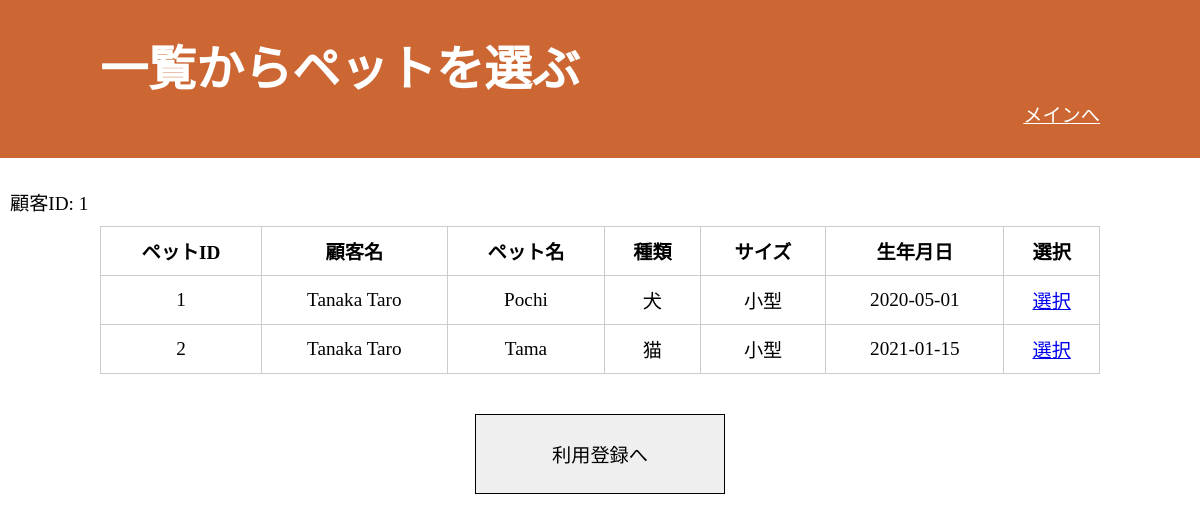
Page /view_pet.php?customer_id=1 (signed in) on the committed database.
### tables this page shows
CREATE TABLE pets (
    pet_id INT AUTO_INCREMENT PRIMARY KEY,
    customer_id INT NOT NULL,
    pet_name VARCHAR(50) NOT NULL,
    pet_weight INT NOT NULL,
    pet_type VARCHAR(50) NOT NULL,
    pet_size VARCHAR(50) NOT NULL,
    pet_DOB DATE NOT NULL,
    FOREIGN KEY (customer_id) REFERENCES customers(customer_id) ON DELETE CASCADE
);

CREATE TABLE customers (
    customer_id INT AUTO_INCREMENT PRIMARY KEY,
    customer_name VARCHAR(100) NOT NULL,
    customer_mail VARCHAR(100) UNIQUE,
    customer_number VARCHAR(15) UNIQUE,
    customer_zipcode INT(7) NOT NULL,
    address VARCHAR(255) NOT NULL
);

### includes/functions.php (called while the page is built, shortened)
<?php
function xss($data) {
    return htmlspecialchars(trim($data), ENT_QUOTES, 'UTF-8');
}
?>

### public/view_pet.php (the view, shortened to what this page needs)
<?php
require_once(__DIR__ . '/session_check.php');
require_once(__DIR__ . '/../includes/functions.php');
$customer_id = isset($_GET['customer_id']) ? (int)$_GET['customer_id'] : null;
try {
    $stmt = $pdo->prepare("
        SELECT pets.pet_id, pets.customer_id, customers.customer_name, pets.pet_name, pets.pet_type, pets.pet_size, pets.pet_DOB
        FROM pets
        JOIN customers ON pets.customer_id = customers.customer_id
        WHERE pets.customer_id = ?
        ORDER BY pets.pet_id
    ");
    $stmt->execute([$customer_id]);
    $pets = $stmt->fetchAll(PDO::FETCH_ASSOC);
} catch (PDOException $e) {
    echo "エラー: " . $e->getMessage();
    exit;
}
?>
<!DOCTYPE html>
<html lang="ja">
<head>
    <link rel="stylesheet" href="assets/css/style.css">
</head>
<body>
<header>
    <h1>一覧からペットを選ぶ</h1>
    <nav>
        <ul>
            <li><a href="main.php">メインへ</a></li>
        </ul>
    </nav>
</header>
<main>
    <p>顧客ID: <?= htmlspecialchars($customer_id) ?></p>
    <?php if (!empty($pets)): ?>
        <table class="history_table">
            <thead>
                <tr>
                    <th>ペットID</th>
                    <th>顧客名</th>
                    <th>ペット名</th>
                    <th>種類</th>
                    <th>サイズ</th>
                    <th>生年月日</th>
                    <th>選択</th>
                </tr>
            </thead>
            <tbody>
                <?php foreach ($pets as $pet): ?>
                    <tr>
                        <td><?= xss($pet['pet_id']) ?></td>
                        <td><?= xss($pet['customer_name']) ?></td>
                        <td><?= xss($pet['pet_name']) ?></td>
                        <td><?= xss($pet['pet_type']) ?></td>
                        <td><?= xss($pet['pet_size']) ?></td>
                        <td><?= xss($pet['pet_DOB']) ?></td>
                        <td>
                            <a class="mypage_btn" href="select_service.php?customer_id=<?= $pet['customer_id'] ?>&pet_id=<?= $pet['pet_id'] ?>">選択</a>
                        </td>
                    </tr>
                <?php endforeach; ?>
            </tbody>
        </table>
        <div class="my_btn">
            <button class="mypage_btn" onclick="location.href='select_customer.php'">利用登録へ</button>
        </div>
    <?php else: ?>
        <p>登録されたペットが見つかりません。</p>
    <?php endif; ?>
</main>
</body>
</html>

### public/assets/css/style.css (style rules this page uses)
* { margin: 0; padding: 0; list-style: none; font-size: 100%; border: none; }
*, *::before, *::after { box-sizing: border-box; }
html { font-size: 1.2rem; }
header { width: 100%; height: 30%; padding: 30px 100px; background-color: #CC6633; }
header h1 { font-size: 2.5rem; color: #FFFFFF; }
header nav { text-align: right; }
header li a { color: #FFFFFF; }
main { height: 60%; padding-top: 20px; padding-bottom: 40px; }
button { border: 1px solid; }
table, th, td { border: 1px solid; margin: 0 auto; }
.my_btn { text-align: center; }
.mypage_btn { margin: 40px 0; width: 250px; height: 80px; cursor: pointer; }
.history_table { width: 100%; max-width: 1000px; border-collapse: collapse; margin: 0 auto; background-color: white; table-layout: auto; }
.history_table th, .history_table td { padding: 10px; border: 1px solid #ccc; text-align: center; white-space: nowrap; }
p { margin: 10px; }

### rows in the picture
pets: pet_id "1", customer.customer_name "Tanaka Taro", pet_name "Pochi", pet_type "犬", pet_size "小型", pet_DOB "2020-05-01"
pets: pet_id "2", customer.customer_name "Tanaka Taro", pet_name "Tama", pet_type "猫", pet_size "小型", pet_DOB "2021-01-15"

### other values in the picture
$customer_id "1"
